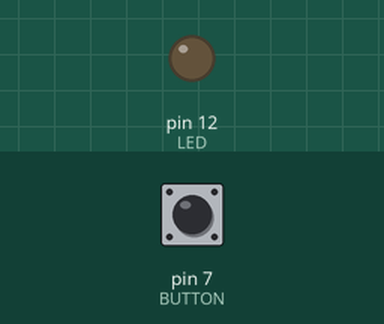
This sketch was run on a simulated Arduino Uno, built with avr-gcc and run on an emulated ATmega328P. On the bench: output pins drawn as LEDs (lit = HIGH). The test bench sets the inputs (shaded band); at power-on: pin 7 (BUTTON) LOW.

Above: at 1.2 s.
1.3 s: pin 7 (BUTTON) pulled HIGH for 1 s
At 1.6 s:
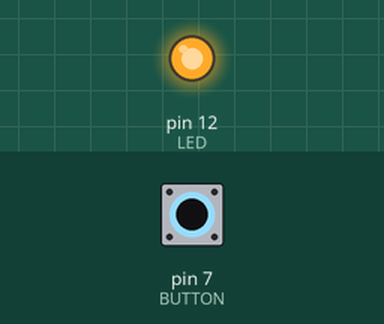
3.8 s: pin 7 (BUTTON) pulled HIGH for 3.2 s
At 8.5 s:
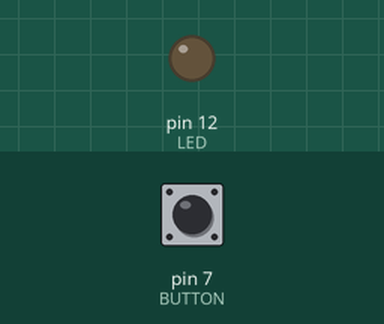
Timing chart, 0 to 10.0 s (numbered marks = the images above; inputs shaded):
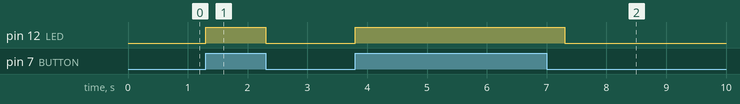

Measured:
- after the input at 1.3 s, pin 12 (LED): LOW → HIGH at once, → LOW 1.0 s later
- after the input at 3.8 s, pin 12 (LED): LOW → HIGH at once, → LOW 3.5 s later

The sketch:

04.ino
```cpp
// Project 4 - Demonstrating a Digital Input
#define LED 12
#define BUTTON 7
void setup()
{
  pinMode(LED, OUTPUT); // output for the LED
  pinMode(BUTTON, INPUT); // input for the button
}
void loop(){
if ( digitalRead(BUTTON) == HIGH )
{
  digitalWrite(LED, HIGH); // turn on the LED
  delay(500); // wait for 0.5 seconds
  digitalWrite(LED, LOW); // turn off the LED
}
}
```
